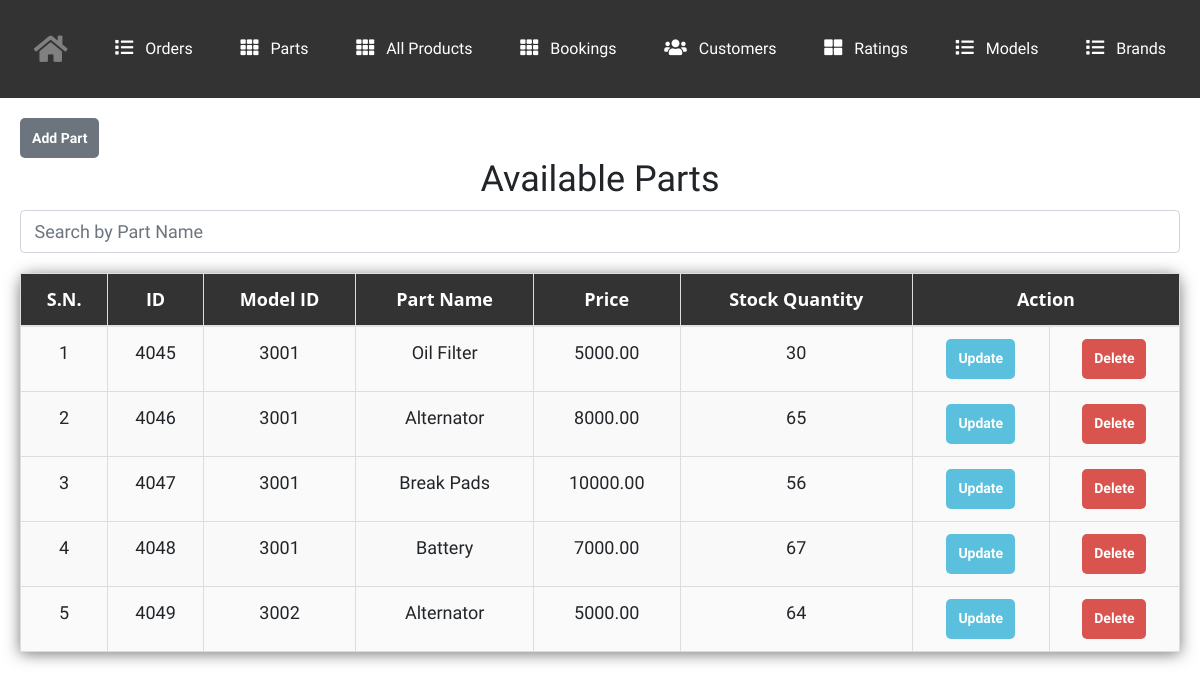
The page /admin_panel/adminView/viewParts.php on the database its author committed.
### tables this page shows
CREATE TABLE `parts` (
  `id` int(15) NOT NULL,
  `model_id` int(15) DEFAULT NULL,
  `part_name` varchar(20) DEFAULT NULL,
  `price` decimal(7,2) DEFAULT NULL,
  `stock_quantity` int(10) DEFAULT NULL,
  `image` varchar(255) NOT NULL
);

### admin_panel/adminView/viewParts.php (the view, shortened to what this page needs)
<!DOCTYPE html>
<html lang="en">
<head>
    <link rel="stylesheet" href="https://cdnjs.cloudflare.com/ajax/libs/font-awesome/6.0.0-beta3/css/all.min.css">
    <link rel="stylesheet" href="../assets/css/style.css">
    <link rel="stylesheet" href="https://stackpath.bootstrapcdn.com/bootstrap/4.5.2/css/bootstrap.min.css">
    <link rel="stylesheet" href="https://cdnjs.cloudflare.com/ajax/libs/font-awesome/5.15.1/css/all.min.css">
</head>
<body>
<div class="navbar">
    <a href="../index.php">
        <i class="fa fa-home" style="display: block; color: grey; font-size: 30px; margin: 10px 0;"></i>
    </a>
    <a href="viewAllOrders.php"><i class="fa fa-list"></i> Orders</a>
    <a href="viewParts.php"><i class="fa fa-th"></i> Parts</a>
    <a href="viewAllProducts.php"><i class="fa fa-th"></i> All Products</a>
    <a href="bookingad.php"><i class="fa fa-th"></i> Bookings</a>
    <a href="viewCustomers.php"><i class="fa fa-users"></i> Customers</a>
    <a href="viewRating.php"><i class="fa fa-th-large"></i> Ratings</a>
    <a href="models.php"><i class="fa fa-list"></i> Models</a>
    <a href="brands.php"><i class="fa fa-list"></i> Brands</a>
</div>
<div id="main">
    <button type="button" class="btn btn-secondary" style="height:40px" data-toggle="modal" data-target="#addPartModal">
        Add Part
    </button>
    <?php
    include_once "../config/dbconnect.php";
    $sql = "SELECT * FROM parts";
    $result = $conn->query($sql);
    ?>
    <div>
        <h2 class="text-center">Available Parts</h2>
        <div class="form-group">
            <input type="text" id="searchInput" class="form-control" placeholder="Search by Part Name" style="margin-bottom: 15px;">
        </div>
        <table class="table" id="partsTable">
            <thead>
                <tr>
                    <th class="text-center">S.N.</th>
                    <th class="text-center">ID</th>
                    <th class="text-center">Model ID</th>
                    <th class="text-center">Part Name</th>
                    <th class="text-center">Price</th>
                    <th class="text-center">Stock Quantity</th>
                    <th class="text-center" colspan="2">Action</th>
                </tr>
            </thead>
            <tbody>
            <?php
            $count = 1;
            if ($result->num_rows > 0) {
                while ($row = $result->fetch_assoc()) {
            ?>
                <tr>
                    <td><?=$count?></td>
                    <td><?=$row["id"]?></td>
                    <td><?=$row["model_id"]?></td>
                    <td><?=$row["part_name"]?></td>
                    <td><?=$row["price"]?></td>
                    <td><?=$row["stock_quantity"]?></td>
                    <td><button class="btn btn-primary" style="height:40px" onclick="location.href='updatePart.php?id=<?=$row['id']?>'">Update</button></td>
                    <td><button class="btn btn-danger" style="height:40px" onclick="location.href='../controller/deletePartController.php?id=<?=$row['id']?>'">Delete</button></td>
                </tr>
            <?php
                    $count++;
                }
            }
            ?>
            </tbody>
        </table>
    </div>
</div>
</body>
</html>

### admin_panel/assets/css/style.css (style rules this page uses)
* { margin: 0; padding: 0; font-family: 'Work Sans', sans-serif; font-size: 18px; }
#main { transition: margin-left .5s; padding: 20px; }
table { width: 100%; border-collapse: collapse; border-spacing: 0; box-shadow: 0 2px 15px rgba(64, 64, 64, .7); border-radius: 12px 12px 0 0; margin-bottom: 50px; }
td, th { padding: 10px 16px; text-align: center; }
th { background-color: #584e46; color: #fafafa; font-family: 'Open Sans', Sans-serif; font-weight: bold; }
tr { width: 100%; background-color: #fafafa; font-family: 'Montserrat', sans-serif; }
tr:nth-child(even) { background-color: #eeeeee; }
.btn { font-weight: 700; height: 36px; -moz-user-select: none; -webkit-user-select: none; user-select: none; cursor: default; }

### admin_panel/adminView/viewParts.php (style rules this page uses)
body { font-family: Arial, sans-serif; margin: 0; padding: 0; }
.navbar { background-color: #333; overflow: hidden; display: flex; justify-content: space-around; align-items: center; padding: 10px; }
.navbar a { color: white; text-decoration: none; padding: 14px 20px; display: inline-block; font-size: 16px; transition: background-color 0.3s; }
.navbar i { margin-right: 8px; }
#main { padding: 20px; }
.table { width: 100%; border-collapse: collapse; margin: 20px 0; font-size: 18px; text-align: center; }
.table th, .table td { padding: 12px; border: 1px solid #ddd; }
.table th { background-color: #333; color: white; font-weight: bold; }
.table tr:nth-child(even) { background-color: #f9f9f9; }
.btn-primary { background-color: #5bc0de; border: none; color: white; padding: 6px 12px; font-size: 14px; font-weight: bold; border-radius: 5px; cursor: pointer; transition: background-color 0.3s ease; }
.btn-danger { background-color: #d9534f; border: none; color: white; padding: 6px 12px; font-size: 14px; font-weight: bold; border-radius: 5px; cursor: pointer; transition: background-color 0.3s ease; }
.btn-secondary { background-color: #6c757d; border: none; color: white; padding: 6px 12px; font-size: 14px; font-weight: bold; border-radius: 5px; cursor: pointer; transition: background-color 0.3s ease; }

### rows shown on the page
parts: id "4045", model "3001", part_name "Oil Filter", price "5000.00", stock_quantity "30"
parts: id "4046", model "3001", part_name "Alternator", price "8000.00", stock_quantity "65"
parts: id "4047", model "3001", part_name "Break Pads", price "10000.00", stock_quantity "56"
parts: id "4048", model "3001", part_name "Battery", price "7000.00", stock_quantity "67"
parts: id "4049", model "3002", part_name "Alternator", price "5000.00", stock_quantity "64"
